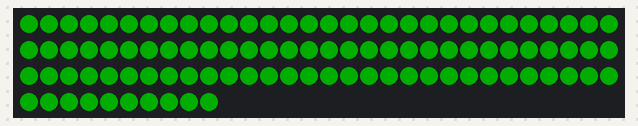
Recording of a program running on a simulated CircuitPython board. Shown: 100 RGB LEDs in strip order, left to right, continuing on the next row. Dim RGB values are drawn brighter than linear.

Above: at 0.1 s.
At 2.1 s:
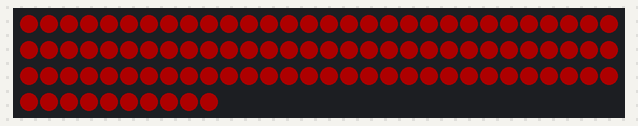
At 4.1 s:
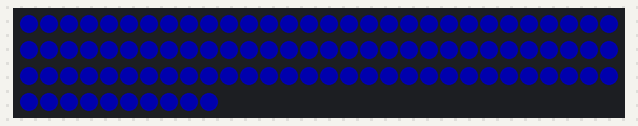
At 5.1 s:
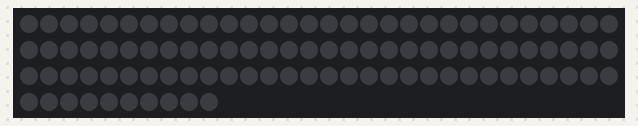

Measured:
- by itself, everything shown: repeats every 6.0 s, in 6 steps
- what the display in image 1 shows lasts 1.0 s, from 2.0 s to 3.0 s

The program:

practice12.py
```python
import time, random
import board
import neopixel

pixel_pin = board.D18
num_pixels = 100
ORDER = neopixel.GRB
sleepTime = 1

pixels = neopixel.NeoPixel(
    pixel_pin, num_pixels, brightness=0.2, auto_write=False, pixel_order=ORDER
)

colors = [ [0, 255, 0],
           [255, 0, 0],
           [0, 0, 255] ]

def colorCycle(colors):
    while True:
        for color in colors:
            yield color

colorGenerator = colorCycle(colors)

while True:
    color = next(colorGenerator)
    color = list(color)

    pixels.fill(color)
    pixels.show()
    time.sleep(sleepTime)

    pixels.fill((0, 0, 0)) # turn off all LEDs
    pixels.show()
    time.sleep(sleepTime)
```
